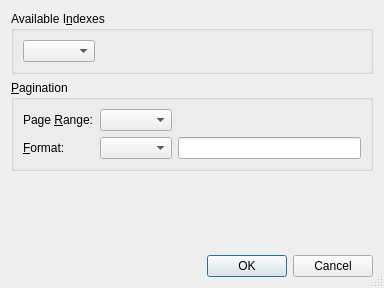
<?xml version="1.0" encoding="UTF-8"?>
<ui version="4.0">
 <class>IndexUi</class>
 <widget class="QDialog" name="IndexUi">
  <property name="geometry">
   <rect>
    <x>0</x>
    <y>0</y>
    <width>384</width>
    <height>288</height>
   </rect>
  </property>
  <property name="windowTitle">
   <string/>
  </property>
  <property name="sizeGripEnabled">
   <bool>true</bool>
  </property>
  <layout class="QGridLayout" name="gridLayout_3">
   <item row="0" column="0">
    <widget class="QGroupBox" name="indicesGB">
     <property name="title">
      <string>Available I&amp;ndexes</string>
     </property>
     <layout class="QGridLayout" name="gridLayout">
      <item row="0" column="0">
       <widget class="QComboBox" name="indicesCO">
        <property name="toolTip">
         <string>Select the index this entry should be listed in.</string>
        </property>
       </widget>
      </item>
      <item row="0" column="1">
       <spacer name="horizontalSpacer">
        <property name="orientation">
         <enum>Qt::Horizontal</enum>
        </property>
        <property name="sizeHint" stdset="0">
         <size>
          <width>40</width>
          <height>20</height>
         </size>
        </property>
       </spacer>
      </item>
     </layout>
    </widget>
   </item>
   <item row="1" column="0">
    <widget class="QGroupBox" name="paginationGB">
     <property name="title">
      <string>&amp;Pagination</string>
     </property>
     <layout class="QGridLayout" name="gridLayout_2">
      <item row="0" column="0">
       <widget class="QLabel" name="rangeLA">
        <property name="text">
         <string>Page &amp;Range:</string>
        </property>
        <property name="buddy">
         <cstring>rangeCO</cstring>
        </property>
       </widget>
      </item>
      <item row="0" column="1">
       <widget class="QComboBox" name="rangeCO">
        <property name="toolTip">
         <string>If the entry spans multiple pages, you can start or end the range here</string>
        </property>
       </widget>
      </item>
      <item row="0" column="2">
       <spacer name="horizontalSpacer_2">
        <property name="orientation">
         <enum>Qt::Horizontal</enum>
        </property>
        <property name="sizeHint" stdset="0">
         <size>
          <width>112</width>
          <height>20</height>
         </size>
        </property>
       </spacer>
      </item>
      <item row="1" column="0">
       <widget class="QLabel" name="pageFormatLA">
        <property name="text">
         <string>&amp;Format:</string>
        </property>
        <property name="buddy">
         <cstring>pageFormatCO</cstring>
        </property>
       </widget>
      </item>
      <item row="1" column="1">
       <widget class="QComboBox" name="pageFormatCO">
        <property name="toolTip">
         <string>Customize the format of the page number here. Note that the format is not used with &quot;See&quot; and &quot;See also&quot; references.</string>
        </property>
       </widget>
      </item>
      <item row="1" column="2">
       <widget class="QLineEdit" name="pageFormatLE">
        <property name="toolTip">
         <string>Enter custom command here (without leading backslash).</string>
        </property>
       </widget>
      </item>
     </layout>
    </widget>
   </item>
   <item row="3" column="0">
    <widget class="QDialogButtonBox" name="buttonBox">
     <property name="standardButtons">
      <set>QDialogButtonBox::Cancel|QDialogButtonBox::Ok</set>
     </property>
    </widget>
   </item>
   <item row="2" column="0">
    <spacer name="verticalSpacer">
     <property name="orientation">
      <enum>Qt::Vertical</enum>
     </property>
     <property name="sizeHint" stdset="0">
      <size>
       <width>20</width>
       <height>40</height>
      </size>
     </property>
    </spacer>
   </item>
  </layout>
 </widget>
 <tabstops>
  <tabstop>indicesCO</tabstop>
 </tabstops>
 <includes>
  <include location="local">qt_i18n.h</include>
 </includes>
 <resources/>
 <connections/>
</ui>
